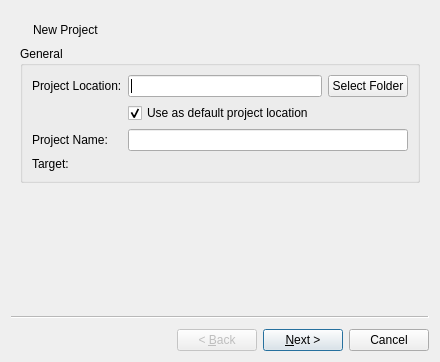
<?xml version="1.0" encoding="UTF-8"?>
<ui version="4.0">
 <class>NewProjectWizard</class>
 <widget class="QWizard" name="NewProjectWizard">
  <property name="geometry">
   <rect>
    <x>0</x>
    <y>0</y>
    <width>440</width>
    <height>362</height>
   </rect>
  </property>
  <property name="windowTitle">
   <string>New Project</string>
  </property>
  <property name="windowIcon">
   <iconset resource="icons.qrc">
    <normaloff>:/icons/folder_add.png</normaloff>:/icons/folder_add.png</iconset>
  </property>
  <widget class="QWizardPage" name="wizardPage1">
   <layout class="QVBoxLayout" name="verticalLayout">
    <item>
     <layout class="QHBoxLayout" name="headerLayout">
      <item>
       <widget class="QLabel" name="label">
        <property name="text">
         <string/>
        </property>
        <property name="pixmap">
         <pixmap resource="icons.qrc">:/icons/folder_add.png</pixmap>
        </property>
       </widget>
      </item>
      <item>
       <widget class="QLabel" name="label_2">
        <property name="text">
         <string>New Project</string>
        </property>
       </widget>
      </item>
      <item>
       <spacer name="horizontalSpacer">
        <property name="orientation">
         <enum>Qt::Horizontal</enum>
        </property>
        <property name="sizeHint" stdset="0">
         <size>
          <width>40</width>
          <height>20</height>
         </size>
        </property>
       </spacer>
      </item>
     </layout>
    </item>
    <item>
     <widget class="QGroupBox" name="generalGroup">
      <property name="title">
       <string>General</string>
      </property>
      <layout class="QFormLayout" name="formLayout">
       <property name="fieldGrowthPolicy">
        <enum>QFormLayout::AllNonFixedFieldsGrow</enum>
       </property>
       <property name="horizontalSpacing">
        <number>6</number>
       </property>
       <property name="verticalSpacing">
        <number>6</number>
       </property>
       <property name="margin">
        <number>9</number>
       </property>
       <item row="0" column="0">
        <widget class="QLabel" name="projectLocationLabel">
         <property name="text">
          <string>Project Location:</string>
         </property>
        </widget>
       </item>
       <item row="0" column="1">
        <layout class="QHBoxLayout" name="horizontalLayout_2">
         <item>
          <widget class="QLineEdit" name="projectLocationEdit"/>
         </item>
         <item>
          <widget class="QPushButton" name="projectLocationButton">
           <property name="text">
            <string>Select Folder</string>
           </property>
          </widget>
         </item>
        </layout>
       </item>
       <item row="3" column="0">
        <widget class="QLabel" name="projectNameLabel">
         <property name="text">
          <string>Project Name:</string>
         </property>
        </widget>
       </item>
       <item row="3" column="1">
        <widget class="QLineEdit" name="projectNameEdit"/>
       </item>
       <item row="4" column="0">
        <widget class="QLabel" name="informationLabel">
         <property name="text">
          <string>Target:</string>
         </property>
        </widget>
       </item>
       <item row="4" column="1">
        <widget class="QLabel" name="createdPathLabel">
         <property name="text">
          <string/>
         </property>
        </widget>
       </item>
       <item row="2" column="1">
        <widget class="QCheckBox" name="updateDefaultLocationCheckBox">
         <property name="text">
          <string>Use as default project location</string>
         </property>
         <property name="checked">
          <bool>true</bool>
         </property>
        </widget>
       </item>
      </layout>
     </widget>
    </item>
    <item>
     <spacer name="verticalSpacer">
      <property name="orientation">
       <enum>Qt::Vertical</enum>
      </property>
      <property name="sizeHint" stdset="0">
       <size>
        <width>20</width>
        <height>120</height>
       </size>
      </property>
     </spacer>
    </item>
   </layout>
  </widget>
  <widget class="QWizardPage" name="wizardPage2">
   <layout class="QVBoxLayout" name="verticalLayout_3">
    <item>
     <layout class="QHBoxLayout" name="headerLayout_3">
      <item>
       <widget class="QLabel" name="label_9">
        <property name="text">
         <string/>
        </property>
        <property name="pixmap">
         <pixmap resource="icons.qrc">:/icons/folder_add.png</pixmap>
        </property>
       </widget>
      </item>
      <item>
       <widget class="QLabel" name="label_10">
        <property name="text">
         <string>New Project</string>
        </property>
       </widget>
      </item>
      <item>
       <spacer name="horizontalSpacer_4">
        <property name="orientation">
         <enum>Qt::Horizontal</enum>
        </property>
        <property name="sizeHint" stdset="0">
         <size>
          <width>40</width>
          <height>20</height>
         </size>
        </property>
       </spacer>
      </item>
     </layout>
    </item>
    <item>
     <widget class="QGroupBox" name="groupBox_2">
      <property name="title">
       <string>GP Version</string>
      </property>
      <layout class="QFormLayout" name="formLayout_3">
       <item row="0" column="0">
        <widget class="QLabel" name="gpVersionLabel">
         <property name="text">
          <string>Target Version:</string>
         </property>
        </widget>
       </item>
       <item row="0" column="1">
        <widget class="QComboBox" name="gpVersionCombo">
         <property name="currentIndex">
          <number>0</number>
         </property>
         <item>
          <property name="text">
           <string>GP2</string>
          </property>
         </item>
        </widget>
       </item>
      </layout>
     </widget>
    </item>
    <item>
     <spacer name="verticalSpacer_3">
      <property name="orientation">
       <enum>Qt::Vertical</enum>
      </property>
      <property name="sizeHint" stdset="0">
       <size>
        <width>20</width>
        <height>199</height>
       </size>
      </property>
     </spacer>
    </item>
   </layout>
  </widget>
  <widget class="QWizardPage" name="wizardPage3">
   <layout class="QVBoxLayout" name="verticalLayout_2">
    <item>
     <layout class="QHBoxLayout" name="headerLayout_2">
      <item>
       <widget class="QLabel" name="label_7">
        <property name="text">
         <string/>
        </property>
        <property name="pixmap">
         <pixmap resource="icons.qrc">:/icons/folder_add.png</pixmap>
        </property>
       </widget>
      </item>
      <item>
       <widget class="QLabel" name="label_8">
        <property name="text">
         <string>New Project</string>
        </property>
       </widget>
      </item>
      <item>
       <spacer name="horizontalSpacer_3">
        <property name="orientation">
         <enum>Qt::Horizontal</enum>
        </property>
        <property name="sizeHint" stdset="0">
         <size>
          <width>40</width>
          <height>20</height>
         </size>
        </property>
       </spacer>
      </item>
     </layout>
    </item>
    <item>
     <widget class="QGroupBox" name="groupBox">
      <property name="title">
       <string>Initial Files</string>
      </property>
      <layout class="QFormLayout" name="formLayout_2">
       <property name="horizontalSpacing">
        <number>6</number>
       </property>
       <property name="verticalSpacing">
        <number>6</number>
       </property>
       <property name="margin">
        <number>9</number>
       </property>
       <item row="0" column="0">
        <widget class="QLabel" name="initialRuleLabel">
         <property name="text">
          <string>Initial Rule:</string>
         </property>
        </widget>
       </item>
       <item row="0" column="1">
        <widget class="QLineEdit" name="initialRuleEdit">
         <property name="placeholderText">
          <string>Rule01</string>
         </property>
        </widget>
       </item>
       <item row="1" column="0">
        <widget class="QLabel" name="initialProgramLabel">
         <property name="text">
          <string>Initial Program:</string>
         </property>
        </widget>
       </item>
       <item row="1" column="1">
        <widget class="QLineEdit" name="initialProgramEdit">
         <property name="placeholderText">
          <string>Program01</string>
         </property>
        </widget>
       </item>
       <item row="2" column="0">
        <widget class="QLabel" name="initialGraphLabel">
         <property name="text">
          <string>Initial Graph:</string>
         </property>
        </widget>
       </item>
       <item row="2" column="1">
        <widget class="QLineEdit" name="initialGraphEdit">
         <property name="placeholderText">
          <string>Graph01.gpg</string>
         </property>
        </widget>
       </item>
      </layout>
     </widget>
    </item>
    <item>
     <spacer name="verticalSpacer_2">
      <property name="orientation">
       <enum>Qt::Vertical</enum>
      </property>
      <property name="sizeHint" stdset="0">
       <size>
        <width>20</width>
        <height>40</height>
       </size>
      </property>
     </spacer>
    </item>
   </layout>
  </widget>
 </widget>
 <resources>
  <include location="icons.qrc"/>
 </resources>
 <connections>
  <connection>
   <sender>projectNameEdit</sender>
   <signal>textChanged(QString)</signal>
   <receiver>NewProjectWizard</receiver>
   <slot>updateProjectLocation()</slot>
   <hints>
    <hint type="sourcelabel">
     <x>399</x>
     <y>141</y>
    </hint>
    <hint type="destinationlabel">
     <x>466</x>
     <y>207</y>
    </hint>
   </hints>
  </connection>
  <connection>
   <sender>projectLocationButton</sender>
   <signal>pressed()</signal>
   <receiver>NewProjectWizard</receiver>
   <slot>selectProjectLocation()</slot>
   <hints>
    <hint type="sourcelabel">
     <x>377</x>
     <y>83</y>
    </hint>
    <hint type="destinationlabel">
     <x>459</x>
     <y>112</y>
    </hint>
   </hints>
  </connection>
 </connections>
 <slots>
  <slot>updateProjectLocation()</slot>
  <slot>selectProjectLocation()</slot>
 </slots>
</ui>
